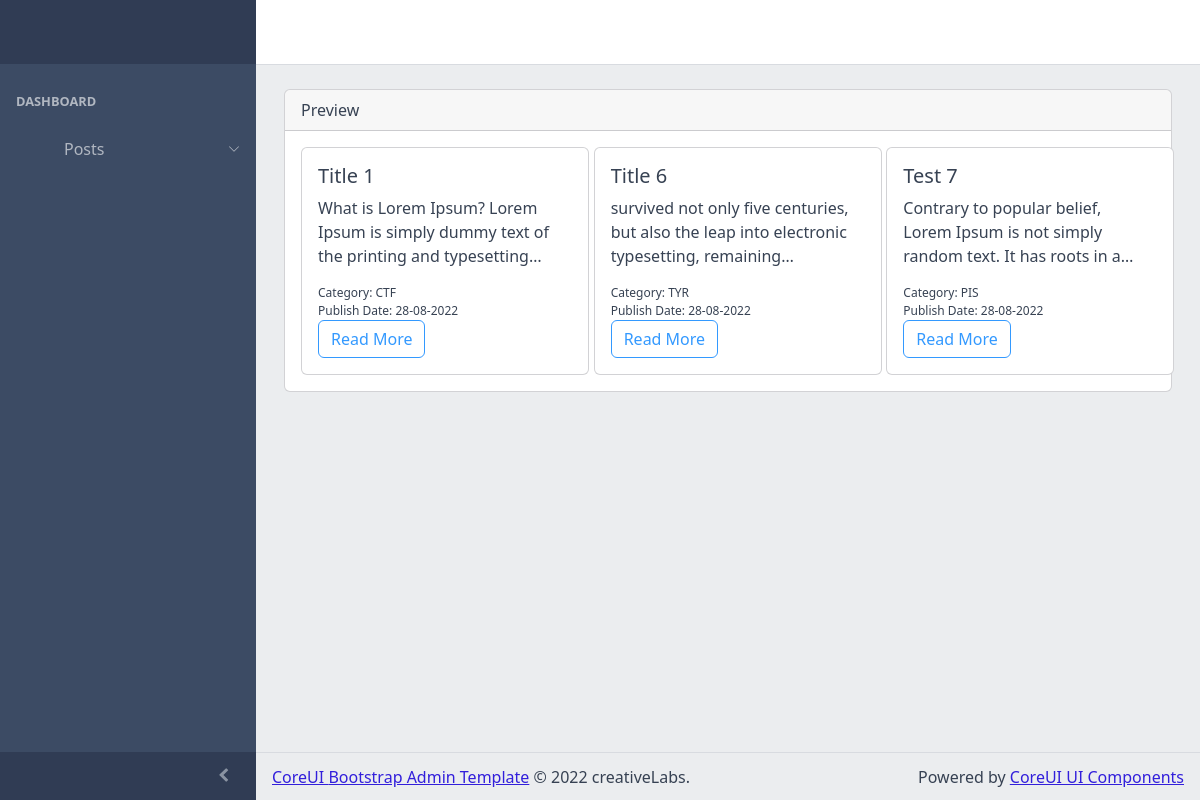
Page /index.php/preview on the committed database.
### tables this page shows
CREATE TABLE `posts` (
  `id` int(11) NOT NULL,
  `title` varchar(200) NOT NULL,
  `content` text NOT NULL,
  `category` varchar(100) NOT NULL,
  `create_date` timestamp NOT NULL DEFAULT current_timestamp() ON UPDATE current_timestamp(),
  `update_date` timestamp NOT NULL DEFAULT '0000-00-00 00:00:00',
  `status` varchar(100) NOT NULL
);

### application/controllers/Preview.php (called while the page is built, shortened)
<?php
class Preview extends CI_Controller {
	function __construct(){
		$this->load->model('articleModel', 'article');
	}
	public function index(){
        $data['title'] = 'Preview';
        $data['page_content'] = 'preview';
		$data['data_content'] = $this->article->get_priview_content();
		$this->load->view('template', $data);
	}
}

### index.php (called while the page is built, shortened)
<?php
require_once BASEPATH.'core/CodeIgniter.php';

### application/models/articleModel.php (called while the page is built, shortened)
<?php
class articleModel extends CI_Model{
    public function get_priview_content(){
        $this->db->select('*');
        $this->db->from('posts');
        $this->db->where('status', 'Publish');
        $query=$this->db->get()->result_array();
        return $query;
    }
}
?>

### application/views/preview.php (the view)
<div class="card mb-4">
    <div class="card-header"> <?= $title; ?></div>
    <div class="card-body">
        <div class="row">
            <?php foreach ($data_content as $data) :
                $date = date("d-m-Y", strtotime($data['create_date']));
            ?>
                <div class="col-4">
                    <div class="card" style="width: 18rem;">
                        <div class="card-body">
                            <h5 class="card-title"><?= $data['title']; ?></h5>
                            <div class="text-truncate-container"><p><?= $data['content']; ?></p></div>
                            <p style="margin: 0px; font-size: 12px">Category: <?= $data['category']; ?></p>
                            <p style="margin: 0px; font-size: 12px">Publish Date: <?= $date; ?></p>
                            <a class="btn btn-outline-info" href="<?= base_url('preview/article/'.$data['id'])?>" target="_blank">Read More</a>
                        </div>
                    </div>
                </div>
            <?php endforeach; ?>
        </div>
    </div>
</div>

### application/views/template.php (shortened to what this page needs)
<!DOCTYPE html>
<html lang="en">
  <head>
    <link rel="stylesheet" type="text/css" href="https://cdnjs.cloudflare.com/ajax/libs/twitter-bootstrap/4.5.2/css/bootstrap.css">
    <link rel="stylesheet" type="text/css" href="https://cdn.datatables.net/1.12.1/css/dataTables.bootstrap4.min.css">
    <link rel="stylesheet" href="<?= base_url(); ?>assets/vendors/simplebar/css/simplebar.css">
    <link rel="stylesheet" href="<?= base_url(); ?>assets/css/vendors/simplebar.css">
    <link href="<?= base_url(); ?>assets/css/style.css" rel="stylesheet">
    <link href="<?= base_url(); ?>assets/css/custom.css" rel="stylesheet">
    <link rel="stylesheet" href="https://cdn.jsdelivr.net/npm/prismjs@1.23.0/themes/prism.css">
    <link href="<?= base_url(); ?>assets/css/examples.css" rel="stylesheet">
    <link href="<?= base_url(); ?>assets/vendors/@coreui/icons/css/free.min.css" rel="stylesheet">
  </head>
  <body>
    <div class="sidebar sidebar-dark sidebar-fixed" id="sidebar">
      <div class="sidebar-brand d-none d-md-flex">
        <svg class="sidebar-brand-full" width="118" height="46" alt="CoreUI Logo">
          <use xlink:href="<?= base_url(); ?>assets/brand/coreui.svg#full"></use>
        </svg>
      </div>
      <ul class="sidebar-nav" data-coreui="navigation" data-simplebar="">
        <li class="nav-title"> Dashboard</li>
        <li class="nav-group"><a class="nav-link nav-group-toggle" href="#">
          <svg class="nav-icon">
            <use xlink:href="<?= base_url(); ?>assets/vendors/@coreui/icons/svg/free.svg#cil-notes"></use>
          </svg> Posts</a>
        </li>
      </ul>
      <button class="sidebar-toggler" type="button" data-coreui-toggle="unfoldable"></button>
    </div>
    <div class="wrapper d-flex flex-column min-vh-100 bg-light">
      <header class="header header-sticky mb-4">
        <div class="container-fluid">
          <button class="header-toggler px-md-0 me-md-3" type="button" onclick="coreui.Sidebar.getInstance(document.querySelector('#sidebar')).toggle()">
            <svg class="icon icon-lg">
              <use xlink:href="<?= base_url(); ?>assets/vendors/@coreui/icons/svg/free.svg#cil-menu"></use>
            </svg>
          </button>
        </div>
      </header>
      <div class="body flex-grow-1 px-3">
        <div class="container-lg">
          <?php $this->load->view($page_content); ?>
        </div>
      </div>
      <footer class="footer">
        <div><a href="https://coreui.io">CoreUI </a><a href="https://coreui.io">Bootstrap Admin Template</a> © 2022 creativeLabs.</div>
        <div class="ms-auto">Powered by&nbsp;<a href="https://coreui.io/docs/">CoreUI UI Components</a></div>
      </footer>
    </div>
  </body>
</html>

### assets/css/custom.css (style rules this page uses)
.text-truncate-container { width: 250px; }
.text-truncate-container p { -webkit-line-clamp: 3; display: -webkit-box; -webkit-box-orient: vertical; overflow: hidden; }

### rows in the picture
posts: title "Title 1", content "What is Lorem Ipsum? Lorem Ipsum is simply dummy text of the printing and…", category "CTF", create_date "28-08-2022"
posts: title "Title 6", content "survived not only five centuries, but also the leap into electronic typesetting,…", category "TYR", create_date "28-08-2022"
posts: title "Test 7", content "Contrary to popular belief, Lorem Ipsum is not simply random text. It has roots in…", category "PIS", create_date "28-08-2022"

### other values in the picture
$title "Preview"
